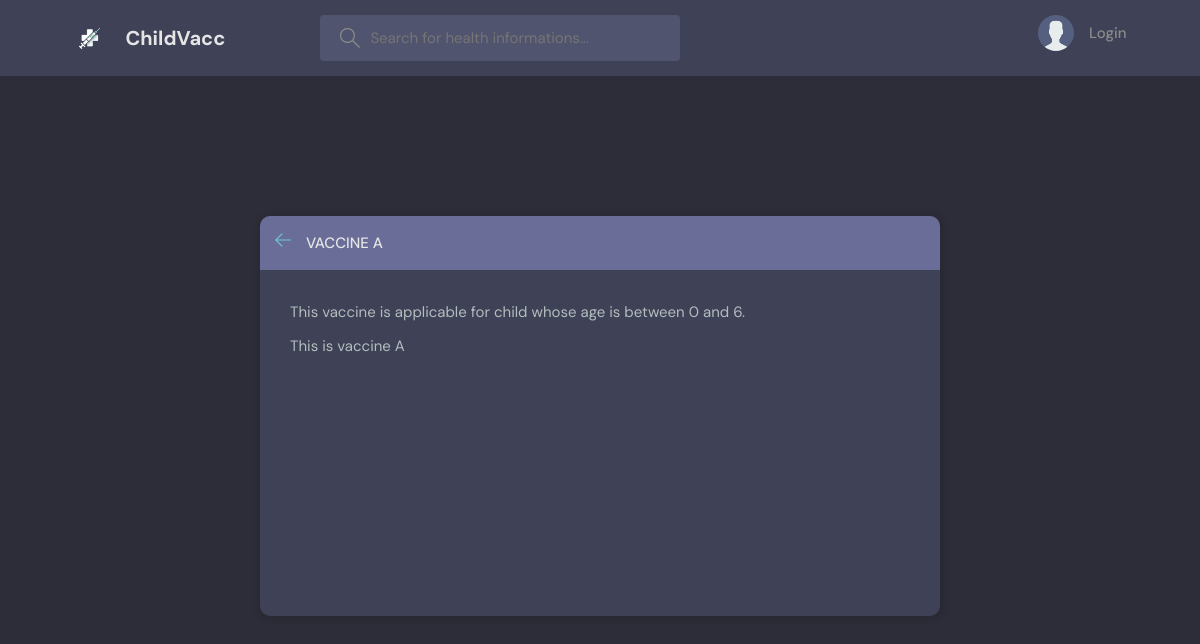
/vaccine/1, run on the app's committed database.
### base/models.py (models this page shows, shortened)
class Vaccine(models.Model):
    name = models.CharField(max_length=30)
    description = models.TextField(null=True, blank=True)
    startage = models.IntegerField()
    endage = models.IntegerField()

### base/views.py (the view)
# urls.py: path('vaccine/<str:pk>', views.viewVaccineInfo, name="vaccine"),
def viewVaccineInfo(request, pk):
    vaccine = Vaccine.objects.get(id=pk)
    context = {'vaccine': vaccine}
    return render(request, 'base/view_vaccine_info.html', context)

### base/templates/base/view_vaccine_info.html
{% extends 'main.html' %}
{% block content %}
  <main class="create-room layout">
    <div class="container">
      <div class="layout__box">
        <div class="layout__boxHeader">
          <div class="layout__boxTitle">
            <a href="{{request.META.HTTP_REFERER}}">
              <svg version="1.1" xmlns="http://www.w3.org/2000/svg" width="32" height="32" viewBox="0 0 32 32">
                <title>arrow-left</title>
                <path
                  d="M13.723 2.286l-13.723 13.714 13.719 13.714 1.616-1.611-10.96-10.96h27.625v-2.286h-27.625l10.965-10.965-1.616-1.607z">
                </path>
              </svg>
            </a>
            <h3>Vaccine {{vaccine.name}}</h3>
          </div>
        </div>
        <div class="layout__body">
            <div class="form__group">
                <label>This vaccine is applicable for child whose age is between {{vaccine.startage}} and {{vaccine.endage}}.</label>
                <label>{{vaccine.description}}</label>
            </div>
      </div>
      </div>
    </div>
  </main>
{% endblock content %}

### static/styles/style.css (style rules this page uses)
:root { --color-main: #71c6dd; --color-main-light: #e1f6fb; --color-dark: #3f4156; --color-dark-medium: #51546e; --color-dark-light: #696d97; --color-light: #e5e5e5; --color-gray: #8b8b8b; --color-light-gray: #b2bdbd; --color-bg: #2d2d39; --color-success: #5dd693; --color-error: #fc4b0b; }
* { font-family: "DM Sans", -apple-system, BlinkMacSystemFont, "Segoe UI", Roboto, Oxygen, Ubuntu, Cantarell, "Open Sans", "Helvetica Neue", sans-serif; margin: 0; padding: 0; box-sizing: border-box; text-rendering: optimizeLegibility; font-size: inherit; }
html { font-size: 56.25%; }
@media only screen and (min-width: 1200px) { html { font-size: 62.5%; } }
body { line-height: 1.6; font-weight: 400; font-size: 1.5rem; color: var(--color-light-gray); background-color: var(--color-bg); min-height: 100vh; }
a { display: inline-block; color: var(--color-main); text-decoration: none; }
.container { max-width: 120rem; width: 90%; margin: auto; }
.layout { margin-top: 2.4rem; }
.layout > .container { display: flex; justify-content: space-between; align-items: flex-start; }
.layout__box { width: 90%; max-width: 48rem; min-height: 40rem; position: absolute; top: 50%; left: 50%; transform: translate(-50%, -46%); background-color: var(--color-dark); border-radius: 1rem; box-shadow: 1px 1px 6px 3px rgba(0, 0, 0, 0.1); overflow: hidden; }
.layout__boxHeader { display: flex; padding: 1.5rem; background-color: var(--color-dark-light); }
.layout__boxTitle { display: flex; gap: 1.5rem; align-items: center; }
.layout__boxTitle h3 { text-transform: uppercase; font-weight: 500; color: var(--color-light); }
.layout__boxTitle svg { width: 1.6rem; height: 1.6rem; fill: var(--color-main); }
.layout__body { margin: 3rem; }
.form__group { margin-bottom: 2rem; width: 100%; }
.form__group label { display: block; font-size: 1.5rem; margin-bottom: 1rem; }
.create-room.layout .layout__box { max-width: 68rem; }

### data on the page
Vaccine: name "A", startage "0", endage "6", description "This is vaccine A"
